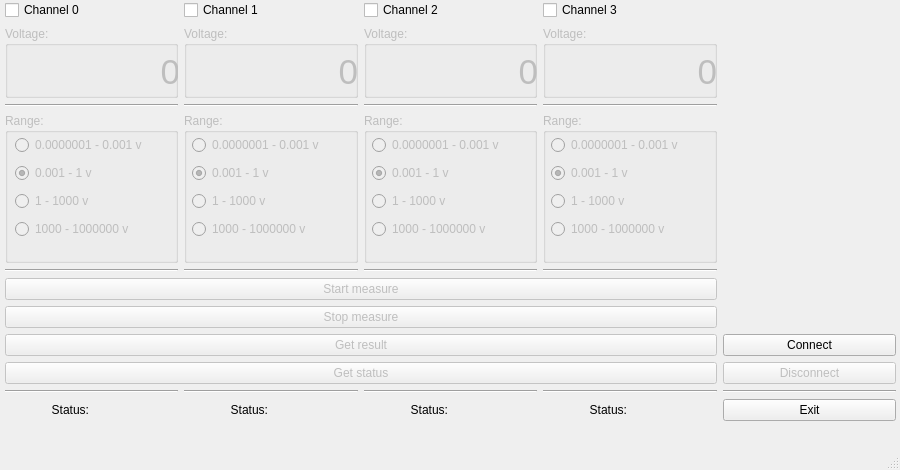
<?xml version="1.0" encoding="UTF-8"?>
<ui version="4.0">
 <class>MainWindow</class>
 <widget class="QMainWindow" name="MainWindow">
  <property name="geometry">
   <rect>
    <x>0</x>
    <y>0</y>
    <width>900</width>
    <height>470</height>
   </rect>
  </property>
  <property name="sizePolicy">
   <sizepolicy hsizetype="Fixed" vsizetype="Fixed">
    <horstretch>0</horstretch>
    <verstretch>0</verstretch>
   </sizepolicy>
  </property>
  <property name="minimumSize">
   <size>
    <width>900</width>
    <height>470</height>
   </size>
  </property>
  <property name="maximumSize">
   <size>
    <width>900</width>
    <height>470</height>
   </size>
  </property>
  <property name="windowTitle">
   <string>Device client</string>
  </property>
  <widget class="QWidget" name="centralwidget">
   <property name="enabled">
    <bool>true</bool>
   </property>
   <widget class="QWidget" name="gridLayoutWidget">
    <property name="geometry">
     <rect>
      <x>5</x>
      <y>0</y>
      <width>891</width>
      <height>421</height>
     </rect>
    </property>
    <layout class="QGridLayout" name="gridLayout">
     <item row="9" column="2">
      <widget class="Line" name="line_9">
       <property name="orientation">
        <enum>Qt::Horizontal</enum>
       </property>
      </widget>
     </item>
     <item row="17" column="4">
      <widget class="QPushButton" name="exit_pushButton">
       <property name="text">
        <string>Exit</string>
       </property>
      </widget>
     </item>
     <item row="7" column="1" rowspan="2">
      <widget class="QGroupBox" name="channel1_range_groupBox">
       <property name="enabled">
        <bool>false</bool>
       </property>
       <property name="title">
        <string>Range:</string>
       </property>
       <widget class="QWidget" name="verticalLayoutWidget_2">
        <property name="geometry">
         <rect>
          <x>8</x>
          <y>20</y>
          <width>161</width>
          <height>112</height>
         </rect>
        </property>
        <layout class="QVBoxLayout" name="verticalLayout_2">
         <item>
          <widget class="QRadioButton" name="channel1_range0_radioButton">
           <property name="text">
            <string>0.0000001 - 0.001 v</string>
           </property>
          </widget>
         </item>
         <item>
          <widget class="QRadioButton" name="channel1_range1_radioButton">
           <property name="text">
            <string>0.001 - 1 v</string>
           </property>
           <property name="checked">
            <bool>true</bool>
           </property>
          </widget>
         </item>
         <item>
          <widget class="QRadioButton" name="channel1_range2_radioButton">
           <property name="text">
            <string>1 - 1000 v</string>
           </property>
          </widget>
         </item>
         <item>
          <widget class="QRadioButton" name="channel1_range3_radioButton">
           <property name="text">
            <string>1000 - 1000000 v</string>
           </property>
          </widget>
         </item>
        </layout>
       </widget>
      </widget>
     </item>
     <item row="1" column="0">
      <widget class="QCheckBox" name="channel0_checkBox">
       <property name="text">
        <string>Channel 0</string>
       </property>
      </widget>
     </item>
     <item row="17" column="3">
      <layout class="QHBoxLayout" name="horizontalLayout_7">
       <item>
        <widget class="QLabel" name="label_16">
         <property name="text">
          <string>Status:</string>
         </property>
         <property name="alignment">
          <set>Qt::AlignRight|Qt::AlignTrailing|Qt::AlignVCenter</set>
         </property>
        </widget>
       </item>
       <item>
        <widget class="QLabel" name="channel3_status_label">
         <property name="text">
          <string/>
         </property>
         <property name="alignment">
          <set>Qt::AlignRight|Qt::AlignTrailing|Qt::AlignVCenter</set>
         </property>
        </widget>
       </item>
      </layout>
     </item>
     <item row="6" column="2">
      <widget class="Line" name="line_7">
       <property name="orientation">
        <enum>Qt::Horizontal</enum>
       </property>
      </widget>
     </item>
     <item row="17" column="2">
      <layout class="QHBoxLayout" name="horizontalLayout_6">
       <item>
        <widget class="QLabel" name="label_14">
         <property name="text">
          <string>Status:</string>
         </property>
         <property name="alignment">
          <set>Qt::AlignRight|Qt::AlignTrailing|Qt::AlignVCenter</set>
         </property>
        </widget>
       </item>
       <item>
        <widget class="QLabel" name="channel2_status_label">
         <property name="text">
          <string/>
         </property>
         <property name="alignment">
          <set>Qt::AlignRight|Qt::AlignTrailing|Qt::AlignVCenter</set>
         </property>
        </widget>
       </item>
      </layout>
     </item>
     <item row="16" column="4">
      <widget class="Line" name="line_13">
       <property name="orientation">
        <enum>Qt::Horizontal</enum>
       </property>
      </widget>
     </item>
     <item row="17" column="1">
      <layout class="QHBoxLayout" name="horizontalLayout_5">
       <item>
        <widget class="QLabel" name="label_11">
         <property name="text">
          <string>Status:</string>
         </property>
         <property name="alignment">
          <set>Qt::AlignRight|Qt::AlignTrailing|Qt::AlignVCenter</set>
         </property>
        </widget>
       </item>
       <item>
        <widget class="QLabel" name="channel1_status_label">
         <property name="text">
          <string/>
         </property>
         <property name="alignment">
          <set>Qt::AlignRight|Qt::AlignTrailing|Qt::AlignVCenter</set>
         </property>
        </widget>
       </item>
      </layout>
     </item>
     <item row="6" column="3">
      <widget class="Line" name="line_8">
       <property name="orientation">
        <enum>Qt::Horizontal</enum>
       </property>
      </widget>
     </item>
     <item row="6" column="1">
      <widget class="Line" name="line_4">
       <property name="orientation">
        <enum>Qt::Horizontal</enum>
       </property>
      </widget>
     </item>
     <item row="9" column="3">
      <widget class="Line" name="line_10">
       <property name="orientation">
        <enum>Qt::Horizontal</enum>
       </property>
      </widget>
     </item>
     <item row="13" column="0" colspan="4">
      <widget class="QPushButton" name="get_status_pushButton">
       <property name="enabled">
        <bool>false</bool>
       </property>
       <property name="text">
        <string>Get status</string>
       </property>
      </widget>
     </item>
     <item row="16" column="2">
      <widget class="Line" name="line_11">
       <property name="orientation">
        <enum>Qt::Horizontal</enum>
       </property>
      </widget>
     </item>
     <item row="11" column="0" colspan="4">
      <widget class="QPushButton" name="stop_measure_pushButton">
       <property name="enabled">
        <bool>false</bool>
       </property>
       <property name="text">
        <string>Stop measure</string>
       </property>
      </widget>
     </item>
     <item row="12" column="0" colspan="4">
      <widget class="QPushButton" name="get_result_pushButton">
       <property name="enabled">
        <bool>false</bool>
       </property>
       <property name="text">
        <string>Get result</string>
       </property>
      </widget>
     </item>
     <item row="16" column="1">
      <widget class="Line" name="line_6">
       <property name="orientation">
        <enum>Qt::Horizontal</enum>
       </property>
      </widget>
     </item>
     <item row="7" column="2" rowspan="2">
      <widget class="QGroupBox" name="channel2_range_groupBox">
       <property name="enabled">
        <bool>false</bool>
       </property>
       <property name="title">
        <string>Range:</string>
       </property>
       <widget class="QWidget" name="verticalLayoutWidget_4">
        <property name="geometry">
         <rect>
          <x>8</x>
          <y>20</y>
          <width>161</width>
          <height>112</height>
         </rect>
        </property>
        <layout class="QVBoxLayout" name="verticalLayout_4">
         <item>
          <widget class="QRadioButton" name="channel2_range0_radioButton">
           <property name="text">
            <string>0.0000001 - 0.001 v</string>
           </property>
          </widget>
         </item>
         <item>
          <widget class="QRadioButton" name="channel2_range1_radioButton">
           <property name="text">
            <string>0.001 - 1 v</string>
           </property>
           <property name="checked">
            <bool>true</bool>
           </property>
          </widget>
         </item>
         <item>
          <widget class="QRadioButton" name="channel2_range2_radioButton">
           <property name="text">
            <string>1 - 1000 v</string>
           </property>
          </widget>
         </item>
         <item>
          <widget class="QRadioButton" name="channel2_range3_radioButton">
           <property name="text">
            <string>1000 - 1000000 v</string>
           </property>
          </widget>
         </item>
        </layout>
       </widget>
      </widget>
     </item>
     <item row="2" column="0">
      <widget class="QGroupBox" name="channel0_voltage_groupBox">
       <property name="enabled">
        <bool>false</bool>
       </property>
       <property name="title">
        <string>Voltage:</string>
       </property>
       <widget class="QWidget" name="horizontalLayoutWidget_12">
        <property name="geometry">
         <rect>
          <x>0</x>
          <y>20</y>
          <width>175</width>
          <height>51</height>
         </rect>
        </property>
        <layout class="QHBoxLayout" name="horizontalLayout_14">
         <item>
          <widget class="QLabel" name="channel0_label_voltage">
           <property name="font">
            <font>
             <pointsize>26</pointsize>
            </font>
           </property>
           <property name="text">
            <string>0</string>
           </property>
           <property name="scaledContents">
            <bool>false</bool>
           </property>
           <property name="alignment">
            <set>Qt::AlignRight|Qt::AlignTrailing|Qt::AlignVCenter</set>
           </property>
           <property name="wordWrap">
            <bool>false</bool>
           </property>
           <property name="margin">
            <number>3</number>
           </property>
          </widget>
         </item>
        </layout>
       </widget>
      </widget>
     </item>
     <item row="1" column="3">
      <widget class="QCheckBox" name="channel3_checkBox">
       <property name="text">
        <string>Channel 3</string>
       </property>
      </widget>
     </item>
     <item row="6" column="0">
      <widget class="Line" name="line">
       <property name="orientation">
        <enum>Qt::Horizontal</enum>
       </property>
      </widget>
     </item>
     <item row="2" column="2">
      <widget class="QGroupBox" name="channel2_voltage_groupBox">
       <property name="enabled">
        <bool>false</bool>
       </property>
       <property name="title">
        <string>Voltage:</string>
       </property>
       <widget class="QWidget" name="horizontalLayoutWidget_10">
        <property name="geometry">
         <rect>
          <x>0</x>
          <y>20</y>
          <width>174</width>
          <height>51</height>
         </rect>
        </property>
        <layout class="QHBoxLayout" name="horizontalLayout_12">
         <item>
          <widget class="QLabel" name="channel2_label_voltage">
           <property name="font">
            <font>
             <pointsize>26</pointsize>
            </font>
           </property>
           <property name="text">
            <string>0</string>
           </property>
           <property name="alignment">
            <set>Qt::AlignRight|Qt::AlignTrailing|Qt::AlignVCenter</set>
           </property>
           <property name="margin">
            <number>3</number>
           </property>
          </widget>
         </item>
        </layout>
       </widget>
      </widget>
     </item>
     <item row="7" column="3" rowspan="2">
      <widget class="QGroupBox" name="channel3_range_groupBox">
       <property name="enabled">
        <bool>false</bool>
       </property>
       <property name="title">
        <string>Range:</string>
       </property>
       <widget class="QWidget" name="verticalLayoutWidget_5">
        <property name="geometry">
         <rect>
          <x>8</x>
          <y>20</y>
          <width>161</width>
          <height>112</height>
         </rect>
        </property>
        <layout class="QVBoxLayout" name="verticalLayout_5">
         <item>
          <widget class="QRadioButton" name="channel3_range0_radioButton">
           <property name="text">
            <string>0.0000001 - 0.001 v</string>
           </property>
          </widget>
         </item>
         <item>
          <widget class="QRadioButton" name="channel3_range1_radioButton">
           <property name="text">
            <string>0.001 - 1 v</string>
           </property>
           <property name="checked">
            <bool>true</bool>
           </property>
          </widget>
         </item>
         <item>
          <widget class="QRadioButton" name="channel3_range2_radioButton">
           <property name="text">
            <string>1 - 1000 v</string>
           </property>
          </widget>
         </item>
         <item>
          <widget class="QRadioButton" name="channel3_range3_radioButton">
           <property name="text">
            <string>1000 - 1000000 v</string>
           </property>
          </widget>
         </item>
        </layout>
       </widget>
      </widget>
     </item>
     <item row="7" column="0" rowspan="2">
      <widget class="QGroupBox" name="channel0_range_groupBox">
       <property name="enabled">
        <bool>false</bool>
       </property>
       <property name="title">
        <string>Range:</string>
       </property>
       <widget class="QWidget" name="verticalLayoutWidget_6">
        <property name="geometry">
         <rect>
          <x>10</x>
          <y>20</y>
          <width>161</width>
          <height>112</height>
         </rect>
        </property>
        <layout class="QVBoxLayout" name="verticalLayout_7">
         <item>
          <widget class="QRadioButton" name="channel0_range0_radioButton">
           <property name="text">
            <string>0.0000001 - 0.001 v</string>
           </property>
           <property name="checked">
            <bool>false</bool>
           </property>
          </widget>
         </item>
         <item>
          <widget class="QRadioButton" name="channel0_range1_radioButton">
           <property name="text">
            <string>0.001 - 1 v</string>
           </property>
           <property name="checked">
            <bool>true</bool>
           </property>
          </widget>
         </item>
         <item>
          <widget class="QRadioButton" name="channel0_range2_radioButton">
           <property name="text">
            <string>1 - 1000 v</string>
           </property>
          </widget>
         </item>
         <item>
          <widget class="QRadioButton" name="channel0_range3_radioButton">
           <property name="text">
            <string>1000 - 1000000 v</string>
           </property>
          </widget>
         </item>
        </layout>
       </widget>
      </widget>
     </item>
     <item row="2" column="3">
      <widget class="QGroupBox" name="channel3_voltage_groupBox">
       <property name="enabled">
        <bool>false</bool>
       </property>
       <property name="title">
        <string>Voltage:</string>
       </property>
       <widget class="QWidget" name="horizontalLayoutWidget_11">
        <property name="geometry">
         <rect>
          <x>0</x>
          <y>20</y>
          <width>174</width>
          <height>51</height>
         </rect>
        </property>
        <layout class="QHBoxLayout" name="horizontalLayout_13">
         <item>
          <widget class="QLabel" name="channel3_label_voltage">
           <property name="font">
            <font>
             <pointsize>26</pointsize>
            </font>
           </property>
           <property name="text">
            <string>0</string>
           </property>
           <property name="alignment">
            <set>Qt::AlignRight|Qt::AlignTrailing|Qt::AlignVCenter</set>
           </property>
           <property name="margin">
            <number>3</number>
           </property>
          </widget>
         </item>
        </layout>
       </widget>
      </widget>
     </item>
     <item row="16" column="0">
      <widget class="Line" name="line_3">
       <property name="orientation">
        <enum>Qt::Horizontal</enum>
       </property>
      </widget>
     </item>
     <item row="12" column="4">
      <widget class="QPushButton" name="connect_pushButton">
       <property name="text">
        <string>Connect</string>
       </property>
      </widget>
     </item>
     <item row="1" column="2">
      <widget class="QCheckBox" name="channel2_checkBox">
       <property name="text">
        <string>Channel 2</string>
       </property>
      </widget>
     </item>
     <item row="2" column="1">
      <widget class="QGroupBox" name="channel1_voltage_groupBox">
       <property name="enabled">
        <bool>false</bool>
       </property>
       <property name="title">
        <string>Voltage:</string>
       </property>
       <widget class="QWidget" name="horizontalLayoutWidget_9">
        <property name="geometry">
         <rect>
          <x>0</x>
          <y>20</y>
          <width>174</width>
          <height>51</height>
         </rect>
        </property>
        <layout class="QHBoxLayout" name="horizontalLayout_11">
         <item>
          <widget class="QLabel" name="channel1_label_voltage">
           <property name="font">
            <font>
             <pointsize>26</pointsize>
            </font>
           </property>
           <property name="text">
            <string>0</string>
           </property>
           <property name="alignment">
            <set>Qt::AlignRight|Qt::AlignTrailing|Qt::AlignVCenter</set>
           </property>
           <property name="margin">
            <number>3</number>
           </property>
          </widget>
         </item>
        </layout>
       </widget>
      </widget>
     </item>
     <item row="10" column="0" colspan="4">
      <widget class="QPushButton" name="start_measure_pushButton">
       <property name="enabled">
        <bool>false</bool>
       </property>
       <property name="text">
        <string>Start measure</string>
       </property>
      </widget>
     </item>
     <item row="13" column="4">
      <widget class="QPushButton" name="disconnect_pushButton">
       <property name="enabled">
        <bool>false</bool>
       </property>
       <property name="text">
        <string>Disconnect</string>
       </property>
      </widget>
     </item>
     <item row="9" column="1">
      <widget class="Line" name="line_5">
       <property name="orientation">
        <enum>Qt::Horizontal</enum>
       </property>
      </widget>
     </item>
     <item row="16" column="3">
      <widget class="Line" name="line_12">
       <property name="orientation">
        <enum>Qt::Horizontal</enum>
       </property>
      </widget>
     </item>
     <item row="9" column="0">
      <widget class="Line" name="line_2">
       <property name="orientation">
        <enum>Qt::Horizontal</enum>
       </property>
      </widget>
     </item>
     <item row="1" column="1">
      <widget class="QCheckBox" name="channel1_checkBox">
       <property name="text">
        <string>Channel 1</string>
       </property>
      </widget>
     </item>
     <item row="17" column="0">
      <layout class="QHBoxLayout" name="horizontalLayout">
       <item>
        <widget class="QLabel" name="label_6">
         <property name="text">
          <string>Status:</string>
         </property>
         <property name="alignment">
          <set>Qt::AlignRight|Qt::AlignTrailing|Qt::AlignVCenter</set>
         </property>
        </widget>
       </item>
       <item>
        <widget class="QLabel" name="channel0_status_label">
         <property name="text">
          <string/>
         </property>
         <property name="alignment">
          <set>Qt::AlignRight|Qt::AlignTrailing|Qt::AlignVCenter</set>
         </property>
        </widget>
       </item>
      </layout>
     </item>
    </layout>
   </widget>
  </widget>
  <widget class="QMenuBar" name="menubar">
   <property name="geometry">
    <rect>
     <x>0</x>
     <y>0</y>
     <width>900</width>
     <height>22</height>
    </rect>
   </property>
  </widget>
  <widget class="QStatusBar" name="statusbar"/>
 </widget>
 <resources/>
 <connections/>
</ui>
